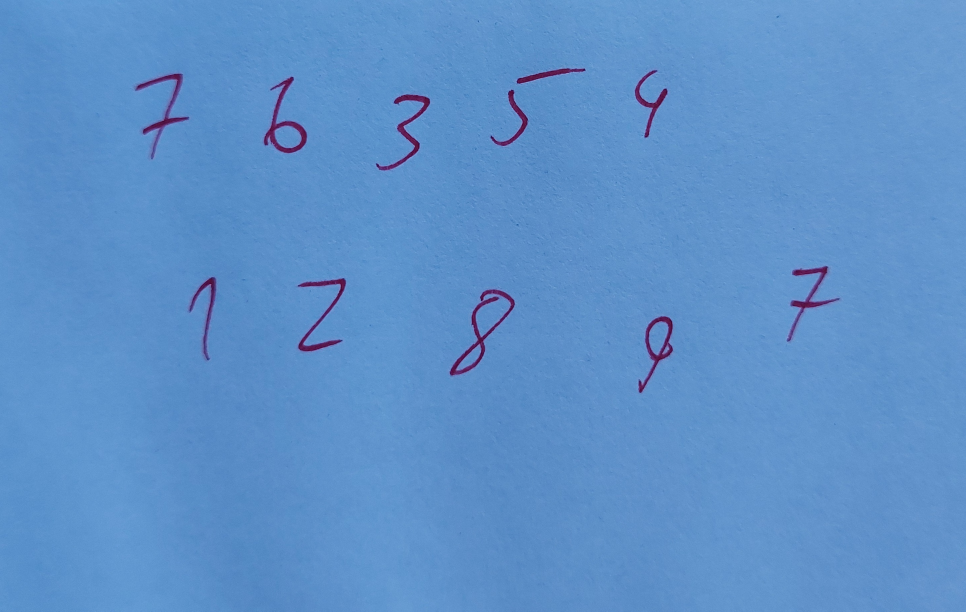
#> input picture images/Numbers.jpg, 2897 x 1834 px (shown at 1/3 size)
$ jupyter execute --allow-errors machine_learning.ipynb
#> lines starting #> are read from the running program, lines starting #| are printed output that depends on the picture; after the words box and inside, x2 and y2 are one past the last pixel; in counts of white or black regions, pixels touching at a corner belong together
### support/bounding_boxes.py
import numpy as np
import matplotlib.pyplot as plt
from support.iou import iou

def create_bounding_boxes(labels, square = False):
    '''Create bounding boxes from a labeled image.
    Args:
        labels: a 2D numpy array with labels.
        Returns:
        A list of tuples (x, y, w, h) where x, y are the coordinates of the top-left corner of the bounding box
        and w, h are the width and height of the bounding box.'''
    results = []
    for i in np.unique(labels):
        if i == 0:
            continue
        index_y, index_x = np.where(labels == i)
        lmin = np.min(index_x)
        lmax = np.max(index_x)
        rmin = np.min(index_y)
        rmax = np.max(index_y)
        # ignore all zero area bounding boxes
        if lmin == lmax or rmin == rmax:
            continue
        if square:
            size = max(lmax-lmin, rmax-rmin)
            lmin = max(0, lmin - (size - (lmax-lmin)) // 2)
            lmax = min(labels.shape[1], lmax + (size - (lmax-lmin)) // 2)
            rmin = max(0, rmin - (size - (rmax-rmin)) // 2)
            rmax = min(labels.shape[0], rmax + (size - (rmax-rmin)) // 2)
        results.append((lmin, rmin, lmax-lmin, rmax-rmin))
    return results

def draw_bounding_boxes(rectangles : list[(int, int, int, int)], labels :list[str] = None):
    '''Draw bounding boxes on the current plot.
    Args:
        rectangles: a list of tuples (x, y, w, h) where x, y are the coordinates of the top-left corner of the bounding box
        and w, h are the width and height of the bounding box.
        labels: a list of strings to label each bounding box.
        '''
    for i, rect in enumerate(rectangles):
        x, y, w, h = rect
        box = plt.Rectangle((x, y), w, h, fill=False, edgecolor='red', linewidth=2)
        # add text to the rectangle containing the label
        if labels is not None:
            plt.text(x, y - 2, labels[i], color='red')
        plt.gca().add_patch(box)

# [27 lines left out: functions draw_bounding_boxes_with_score, non_maximum_suppression, not called in this run]

### machine_learning.ipynb
[cell 1]
import matplotlib.pyplot as plt
import numpy as np

# plot the mse of the function f(x): x*\theta = 0
v = np.linspace(-1, 1, 100)
mse = v**2
plt.plot(v, mse)
plt.plot(v, v*2)
#use latex for the labels
plt.rcParams['text.usetex'] = True

plt.xlabel(r'$\theta$')
plt.ylabel(r'$E_{MSE}$')
plt.show()
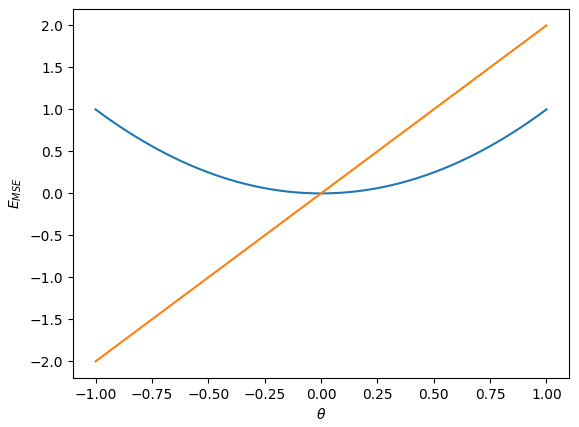
#> figure drawn by matplotlib, 1 panel; curve peaks at x = -1, y = 1; curve peaks at x = 1, y = 2

[cell 2]
from matplotlib import pyplot as plt
import tensorflow as tf
keras = tf.keras
from keras import losses, layers, models, metrics, optimizers
from matplotlib import pyplot as plt


#> (the rest of this cell did not finish here and is left out)

[cell 3]
# show loss and accuracy in twin x plots
fig, ax1 = plt.subplots()
ax2 = ax1.twinx()
#> (the rest of this cell did not finish here and is left out)

#> (a cell that did not finish here is left out)

[cell 5]
import skimage
from support.bounding_boxes import create_bounding_boxes, draw_bounding_boxes

img = skimage.io.imread('images/Numbers.jpg', as_gray=True)
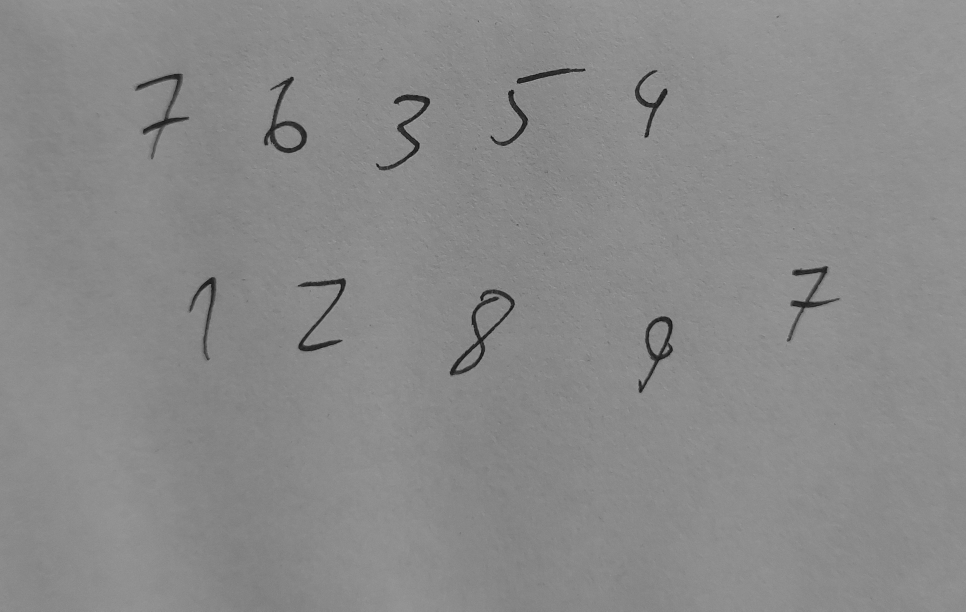
#> img: shape (1834, 2897) float64 (shown at 1/3 size); min 0.0295, max 0.685, mean 0.542
# resize image
img = skimage.transform.resize(img, (200, 300))
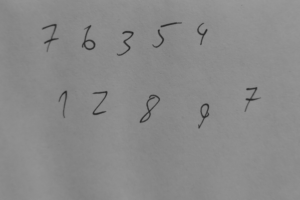
#> img: shape (200, 300) float64; min 0.162, max 0.603, mean 0.542

# increase contrast
#img = skimage.exposure.rescale_intensity(img, in_range=(0.2, 0.8))

plt.imshow(img, cmap='gray')
plt.show()

# do canny edge
edges = skimage.feature.canny(img, sigma=1)
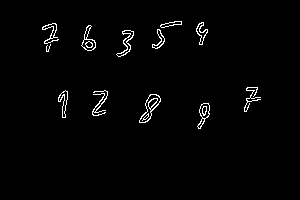
#> edges: shape (200, 300) bool; 1.8% white in thin lines or dots, all inside (x1, y1, x2, y2) = (42, 21, 261, 129)
plt.imshow(edges, cmap='gray')
plt.show()

# erosion
edges = skimage.morphology.binary_dilation(edges, footprint=np.ones((5,5)))
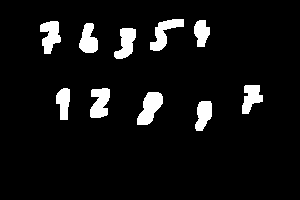
#> edges: shape (200, 300) bool; 6.9% white; 10 white regions, largest, box (x1, y1, x2, y2) and area: (137, 92, 163, 125) 528, (150, 19, 184, 51) 476, (90, 88, 110, 118) 455
plt.imshow(edges, cmap='gray')
plt.show()

#label image
labels = skimage.measure.label(edges)
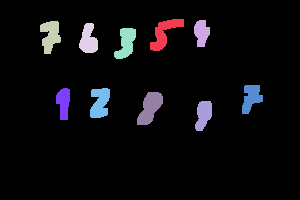
#> labels: shape (200, 300) int32; 11 distinct labels, from 0 to 10; one colour per label, 0 black

# create bounding boxes
rectangles = create_bounding_boxes(labels, square = True)
#> the loop in create_bounding_boxes, `for i in np.unique(labels):` made 11 passes
#> (lmin, lmax, rmin, rmax, size) on passes 2 to 11: (150, 183, 18, 50, 33), (189, 212, 20, 46, 26), (34, 63, 21, 53, 32), (74, 100, 23, 52, 29), (110, 137, 28, 58, 30), (238, 264, 85, 113, 28), (47, 73, 88, 119, 31), (85, 111, 88, 117, 29), (134, 164, 92, 124, 32), (189, 214, 101, 130, 29)
#> after the loop in create_bounding_boxes, `for i in np.unique(labels):`: results = [(150, 18, 33, 32), (189, 20, 23, 26), (34, 21, 29, 32), (74, 23, 26, 29), (110, 28, 27, 30), (238, 85, 26, 28), (47, 88, 26, 31), (85, 88, 26, 29), (134, 92, 30, 32), (189, 101, 25, 29)]
#> rectangles has the same summary as results in create_bounding_boxes
plt.imshow(img, cmap='gray')
draw_bounding_boxes(rectangles)
#> the loop in draw_bounding_boxes, `for i, rect in enumerate(rectangles):` made 10 passes
plt.show()
assigned_classes = []

# create bounding boxes with score
#> (the rest of this cell did not finish here and is left out)

$ run again, with images/itemsOverlap.jpg copied over images/Numbers.jpg
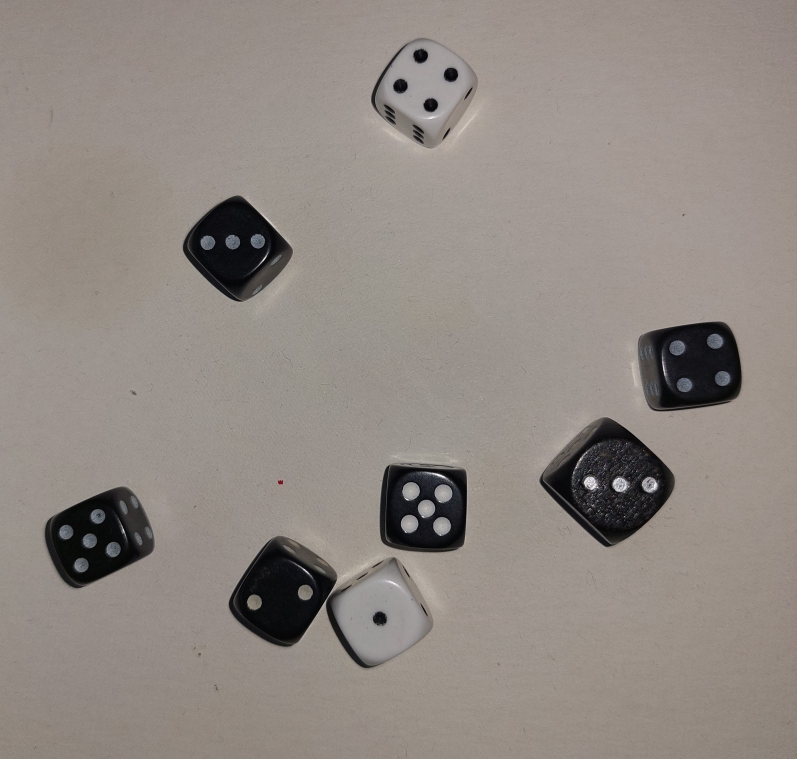
#> input picture images/itemsOverlap.jpg, 3187 x 3034 px (shown at 1/4 size)
#> `labels = skimage.measure.label(edges)`:
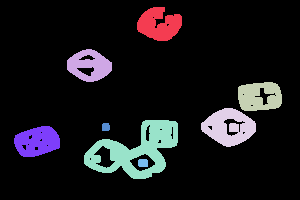
#> labels: shape (200, 300) int32; 9 distinct labels, from 0 to 8; one colour per label, 0 black
#> the loop in create_bounding_boxes, `for i in np.unique(labels):` made 9 passes
#> (lmin, lmax, rmin, rmax, size) on passes 2 to 9: (137, 181, 2, 43, 44), (67, 111, 43, 84, 44), (238, 281, 75, 114, 43), (201, 255, 100, 150, 54), (84, 177, 103, 187, 93), (102, 109, 123, 130, 7), (14, 59, 119, 160, 45), (138, 147, 158, 166, 9)
#> after the loop in create_bounding_boxes, `for i in np.unique(labels):`: results = [(137, 2, 44, 41), (67, 43, 44, 41), (238, 75, 43, 39), (201, 100, 54, 50), (84, 103, 93, 84), (102, 123, 7, 7), (14, 119, 45, 41), (138, 158, 9, 8)]
#> rectangles has the same summary as results in create_bounding_boxes
#> the loop in draw_bounding_boxes, `for i, rect in enumerate(rectangles):` made 8 passes

$ run again, with images/original_238cfc52-2ea4-44dd-9e62-dadc3639ee12_20241115_150305.jpg copied over images/Numbers.jpg
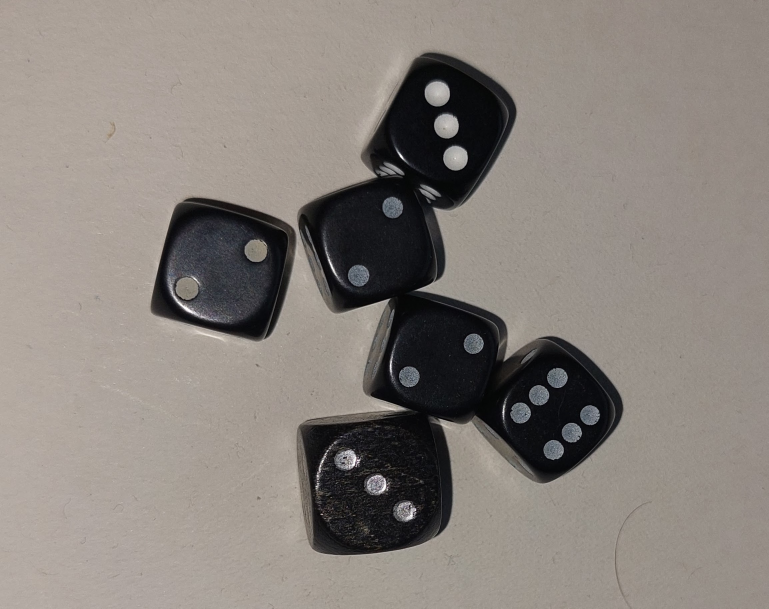
#> input picture images/original_238cfc52-2ea4-44dd-9e62-dadc3639ee12_20241115_150305.jpg, 2305 x 1825 px (shown at 1/3 size)
#> labels: shape (200, 300) int32; 5 distinct labels, from 0 to 4
#> the loop in create_bounding_boxes, `for i in np.unique(labels):` made 5 passes
#> (lmin, lmax, rmin, rmax, size) on passes 2 to 5: (57, 245, 6, 189, 188), (158, 187, 24, 57, 33), (147, 159, 62, 73, 12), (138, 146, 169, 177, 8)
#> after the loop in create_bounding_boxes, `for i in np.unique(labels):`: results = [(57, 6, 188, 183), (158, 24, 29, 33), (147, 62, 12, 11), (138, 169, 8, 8)]
#> rectangles has the same summary as results in create_bounding_boxes
#> the loop in draw_bounding_boxes, `for i, rect in enumerate(rectangles):` made 4 passes
